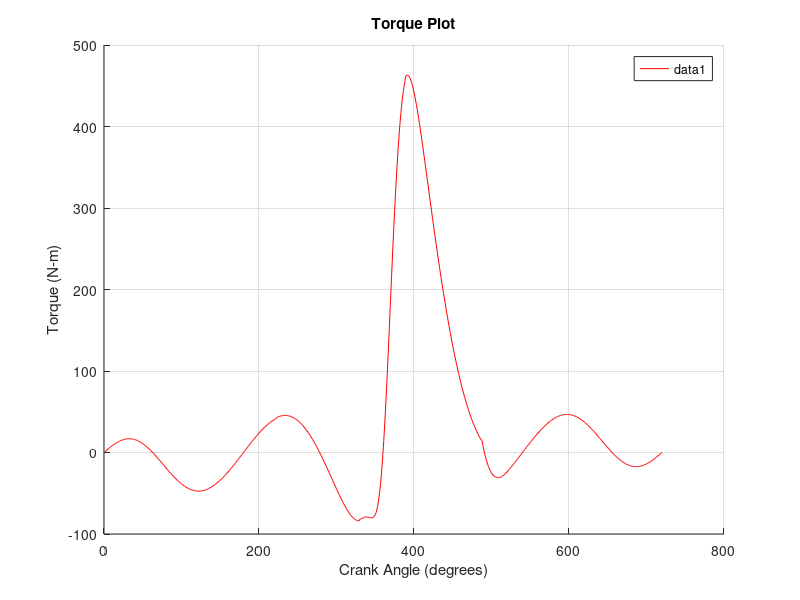
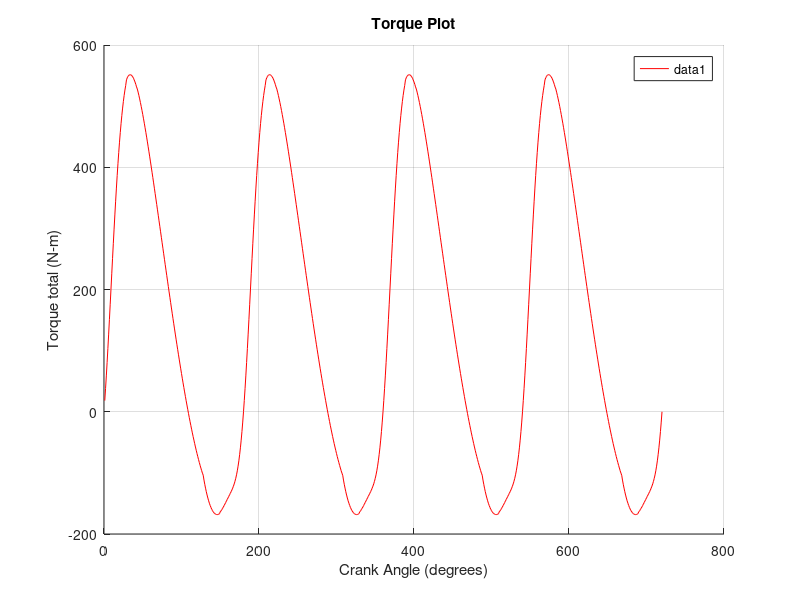
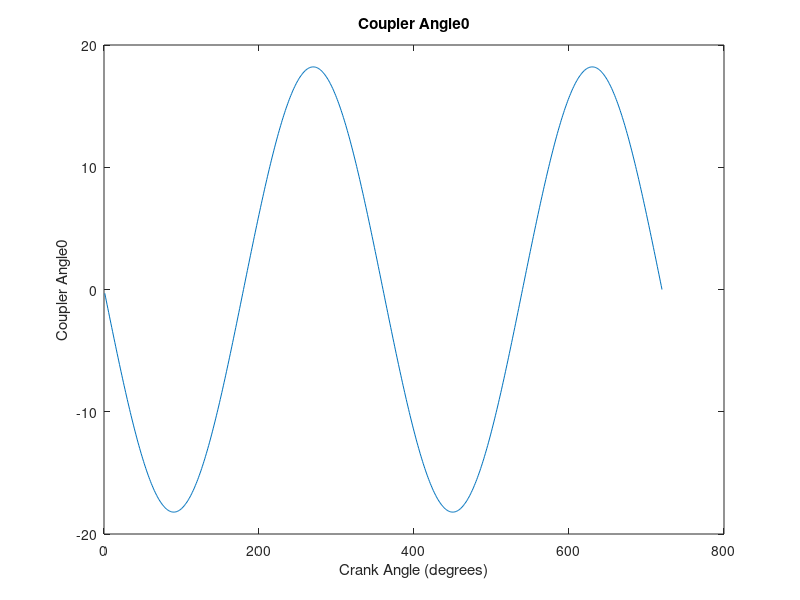
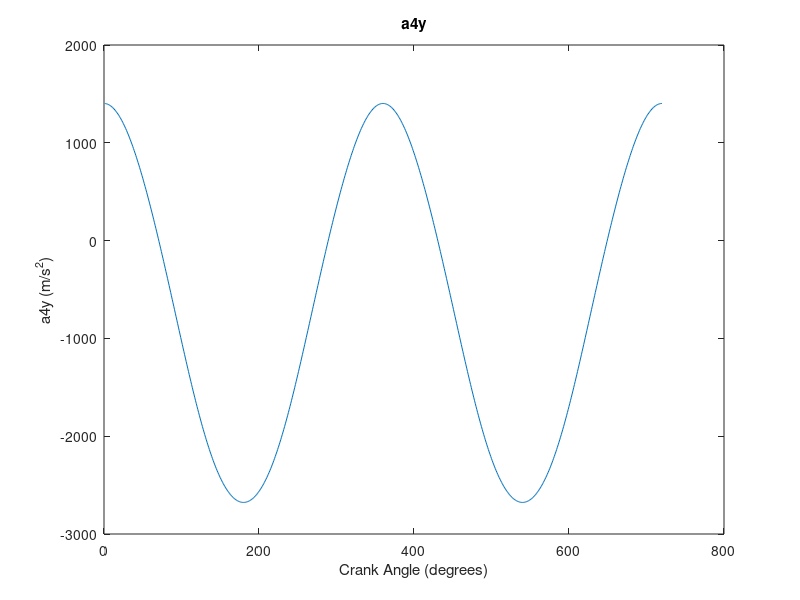

The MATLAB script that drew these images, in order:

load('part1.mat')
load('part2.mat')

Torque = zeros(1,length(crank_angle));
a4y = -a4y;
alpha3 = -alpha3;

for k= 1:length(crank_angle)
A1=[0 0 0 0 1 0 1 0; 
     0 0 0 0 0 1 0 0;
     0 0 1 0 -1 0 0 0;
     0 0 0 1 0 -1 0 0;
     0 0 AG3*cosd(coupler_angle0(k)) AG3*sind(coupler_angle0(k)) BG3*cosd(coupler_angle0(k)) BG3*sind(coupler_angle0(k)) 0 0;
     1 0 -1 0 0 0 0 0;
     0 1 0 -1 0 0 0 0;
     0 0 crank_length*cosd(crank_angle(k)) crank_length*sind(crank_angle(k)) 0 0 0 1];

B1=[0;
    m4*a4y(k)+Fg(k)-F_atm+m4*g;
    m3*a3x(k);
    m3*a3y(k)+m3*g;
    J3*alpha3(k);
    m2*a2x(k);
    m2*a2y(k)+m2*g;
    -(m2*g)*OG2*sind(crank_angle(k))];
z = linsolve(A1,B1);
Torque(k) = -z(8);
end

T1 = circshift(Torque, 180);
T2 = circshift(Torque, 360);
T3 = circshift(Torque, 540);

T_total = Torque + T1 + T2 + T3;

% Plot the torque for a single cylinder and the total torque
figure;
hold on;
plot(crank_angle, Torque, 'r');
% plot(crank_angle, T1, 'r');
% plot(crank_angle, T2, 'r');
% plot(crank_angle, T3, 'r');
xlabel('Crank Angle (degrees)');
ylabel('Torque (N-m)');
legend show;
title('Torque Plot');
grid on;

figure;
hold on;
plot(crank_angle, T_total, 'r');
xlabel('Crank Angle (degrees)');
ylabel('Torque total (N-m)');
legend show;
title('Torque Plot');
grid on;
disp('doneee')

% Plot coupler_angle0
figure;
plot(crank_angle, coupler_angle0);
title('Coupler Angle0');
xlabel('Crank Angle (degrees)');
ylabel('Coupler Angle0');

% Plot a4y
figure;
plot(crank_angle, a4y);
title('a4y');
xlabel('Crank Angle (degrees)');
ylabel('a4y (m/s^2)');

% Plot Fg
figure;
plot(crank_angle, Fg);
title('Fg');
xlabel('Crank Angle (degrees)');
ylabel('Fg (N)');

% Plot alpha3
figure;
plot(crank_angle, alpha3);
title('Alpha3');
xlabel('Crank Angle (degrees)');
ylabel('Alpha3 (rad/s^2)');

% Plot a3x
figure;
plot(crank_angle, a3x);
title('a3x');
xlabel('Crank Angle (degrees)');
ylabel('a3x (m/s^2)');

% Plot a3y
figure;
plot(crank_angle, a3y);
title('a3y');
xlabel('Crank Angle (degrees)');
ylabel('a3y (m/s^2)');